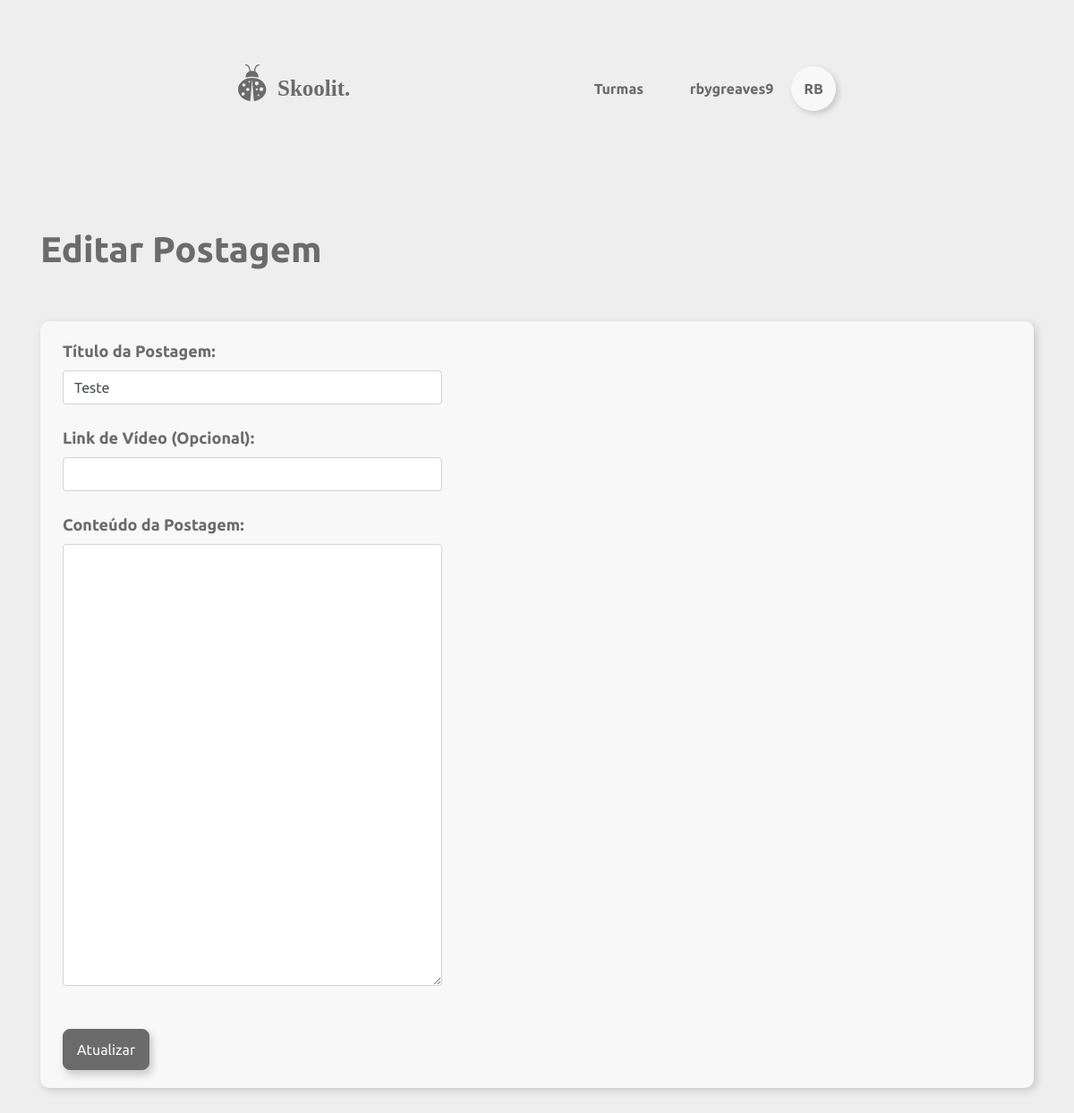
Page /turmas/editar-post/2/1 (signed in) on the committed database.
### skoolit/models/usuario.py (models this page shows, shortened)
class Usuario(UserMixin,db.Model):
	__tablename__ = 'usuarios'
	id = db.Column(db.Integer, primary_key=True)
	email = db.Column(db.String, nullable=False)
	papel = db.Column(db.String)
	nome = db.Column(db.String, nullable=False)
	hashSenha = db.Column(db.String, nullable=False)
	__mapper_args__ = {
		'polymorphic_identity':'usuario',
		'polymorphic_on':papel
    }
	def dbGetUser(id):
		return Usuario.query.filter_by(id=id).first_or_404()

### skoolit/models/postagem.py (models this page shows, shortened)
class Postagem(db.Model):
	__tablename__ = 'postagens'
	id = db.Column(db.Integer, primary_key=True)
	titulo = db.Column(db.String, nullable=False)
	turma_id = db.Column(db.Integer, db.ForeignKey('turmas.id'), nullable=False)
	professor_id = db.Column(db.Integer, db.ForeignKey('usuarios.id'))
	professor = db.relationship('Professor', backref=db.backref('postagem', lazy=True))
	texto = db.Column(db.Text, nullable=False)
	data = db.Column(db.DateTime, nullable=False)
	video = db.Column(db.Text, nullable=True)
	def dbGetPost(id):
		return Postagem.query.filter_by(id=id).first_or_404()

### skoolit/views/turmas.py (the view)
@turmas.route('/editar-post/<id>/<post_id>', methods=['POST', 'GET'])
def editarPostagem(id, post_id):
	turma = Turma.dbGetTurma(id)
	post = Postagem.dbGetPost(post_id)
	if current_user.id != post.professor_id:
		return redirect(url_for('turmas.listar', id=turma.id))
	form = EditarPostForm()
	if form.validate_on_submit():
		titulo = form.titulo.data
		texto = form.texto.data
		link = form.video.data
		post.dbUpdatePost(titulo=titulo, texto=texto, video=link)
		return redirect(url_for('turmas.listar', id=turma.id))
	return render_template('turmas/editar_postagem.html', form=form, post=post)

### skoolit/forms/turmas_forms.py
class EditarPostForm(FlaskForm):
    titulo = StringField("Título da Postagem: ", validators=[CampoObrigatorio()])
    texto = TextAreaField("Conteúdo da Postagem: ", validators=[CampoObrigatorio()])
    video = StringField("Link de Vídeo (Opcional): ", filters=[lambda x: x or None])
    submit = SubmitField("Atualizar")

### skoolit/models/turma.py (called while the page is built)
	def dbGetTurma(id):
		return Turma.query.filter_by(id=id).first_or_404()

### skoolit/views/auth.py (called while the page is built)
@loginManager.user_loader
def load_user(id):
    return Usuario.dbGetUser(id)

### skoolit/views/turmas.py (called while the page is built)
@turmas.before_request
@login_required
def exigirLogin():
	pass

### skoolit/templates/turmas/editar_postagem.html (shortened to what this page needs)
{% extends "navfoot.html" %}
{% block style %}
    <link rel="stylesheet" href="{{ url_for('static', filename='turmas/criar_turma.css') }}">
{% endblock %}
{% block content %}
<div class="container conteudo">
	<div class="d-flex justify-content-between mb-5">
		<h1 class="bold">Editar Postagem</h1>
	</div>
	<form class="form-turma" method="POST">
		<div class="d-flex">
			<div class="col-5 mr-auto">
				{{form.titulo.label(class="form-label")}}
				{{form.titulo(class="form-control", size=40, value=post.titulo)}}
				<br>
			</div>
		</div>
		<div class="d-flex">
			<div class="col-5 mr-auto">
				{{form.video.label(class="form-label")}}
				{% if post.video != None %}
				{{form.video(class="form-control", size=40, value=post.video)}}
				{% else %}
				{{form.video(class="form-control", size=40)}}
				{% endif %}
				<br>
			</div>
		</div>
		<div class="d-flex flex-wrap justify-content-start align-items-start">
			<div class="col-5">
				{{form.texto.label(class="form-label")}}
				{{form.texto(class="form-control", cols=15, rows=20)|safe}}
				<br>
			</div>
		</div>
		<br>
		<div class="d-flex">
			<div class="col-5 mr-auto">
				{{form.submit(class="btn")}}
			</div>
		</div>
	</form>
</div>
{% endblock %}

### skoolit/templates/navfoot.html (shortened to what this page needs)
{% extends "base.html" %}
{% block navbar %}
<div class="navbar d-flex justify-content-between">
	{% if current_user.is_anonymous %}
		<a href="{{url_for('landing')}}"><img src="{{ url_for('static', filename='logo.svg') }}" alt="logo"></a>
	{% else %}
		<a href="{{url_for('home')}}"><img src="{{ url_for('static', filename='logo.svg') }}" alt="logo"></a>
	{% endif %}
	<div class="mt-3">
		{% if request.path != '/' and request.path != '/pagina_inicial' %}
			<div class="d-inline-block">
				{% if current_user.papel == "adm" %}
				<a class="navbar-btn mr-3" role="button" href="{{url_for('usuarios.listar')}}"><b>Usuarios</b></a>
				<a class="navbar-btn mr-3" role="button" href="{{url_for('materias.listar')}}"><b>Materias</b></a>
				<a class="navbar-btn mr-5" role="button" href="{{url_for('turmas.listar')}}"><b>Turmas</b></a>
				{% else %}
				<a class="navbar-btn mr-5" role="button" href="{{url_for('home')}}"><b>Turmas</b></a>
				{% endif %}
			</div>
		{% endif %}
		{% if current_user.is_anonymous %}
			{% if request.path != '/pagina_inicial' and request.path != '/' %}
				<a class="navbar-btn mr-3" href="{{url_for('auth.login')}}"><b>Fazer login</b></a>
			{% endif %}
		{% else %}
			<div  class="dropdown show d-inline-block">
				<p class="mr-3 d-inline-block"><b>{{ current_user.nome }}</b></p>
				<a class="perfil-menu" href="#" role="button" id="dropdownMenuLink" data-toggle="dropdown" aria-haspopup="true" aria-expanded="false">
					<div class="perfil-circulo rounded-circle text-center">
						<b>{{ current_user.nome[0:2].upper()}}</b>
					</div>
				</a>
			</div>
		{% endif %}
	</div>
</div>
{% endblock %}

### skoolit/static/geral.css (style rules this page uses)
html { --background: #EFEEEE; --background-card: #A2A2A2; --white: #F8F8F8 !important; --accent: #6B6B6B; --accent-hover: #585858; --font: #6B6B6B; }
body { background-color: var(--background); }
* { font-family: 'Ubuntu', sans-serif; color: var(--font); }
.container.conteudo { margin-top: 120px; }
.btn { background-color: var(--accent) !important; border-color: var(--accent) !important; color: var(--white); border-radius: 8px; padding: 10px 15px; box-shadow: 3px 5px 10px rgba(0, 0, 0, .2); outline: none !important; }
.bold { font-weight: bold; }

### skoolit/static/navfoot.css (style rules this page uses)
.navbar { margin-left: 250px; margin-right: 250px; margin-top: 50px }
a.perfil-menu, a.opcao-menu, a.navbar-btn, a.opcao-menu:active { color: inherit; text-decoration: none; outline: none; }
.dropdown a { background-color: var(--white) transparent !important; }
.perfil-circulo { width: 50px; height: 50px; background-color: var(--white); box-shadow: 3px 3px 6px rgba(0, 0, 0, .16); display: inline-flex; align-items: center; justify-content: center; }

### skoolit/static/turmas/criar_turma.css (style rules this page uses)
form .form-label { font-size: 18px; font-weight: bold; }
.form-turma { background-color: var(--white); border-color: var(--white); border-radius: 10px; box-shadow: 3px 3px 10px rgba(0, 0, 0, .16); padding: 20px 10px; margin-bottom: 30px; width: 100%; }

### rows in the picture
Usuario: nome "rbygreaves9", nome "RB"
Postagem: titulo "Teste"
